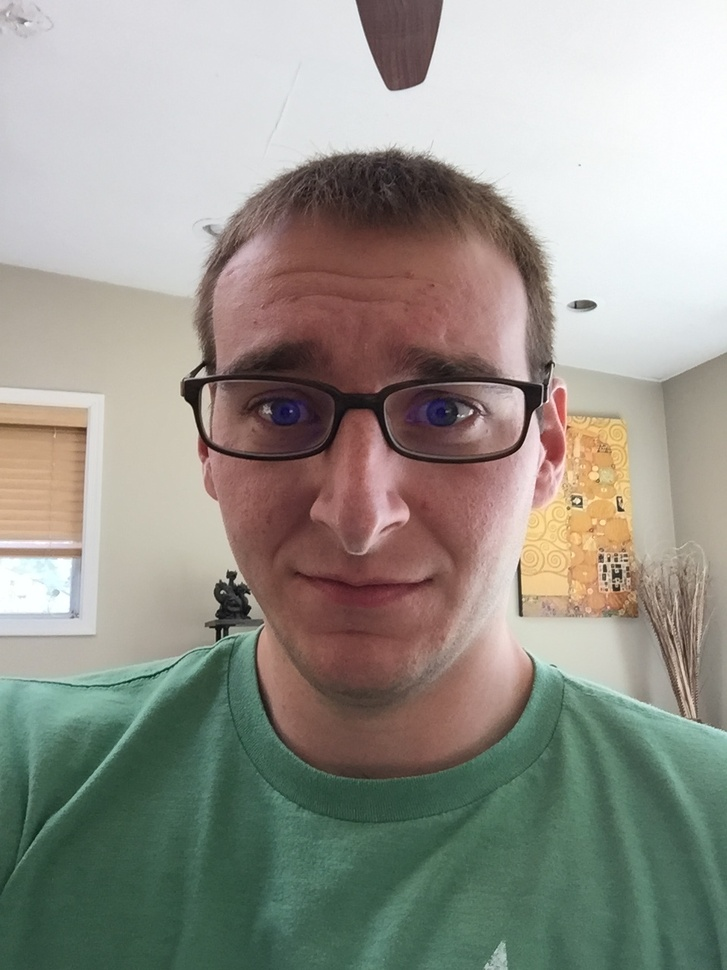
#> input picture homework1/bourque.jpg, 727 x 970 px, shrunk from 960 x 1280 before the run
$ jupyter execute --allow-errors homework1.ipynb   (shell and % lines are left out)
#> lines starting #> are read from the running program, lines starting #| are printed output that depends on the picture; after the words box and inside, x2 and y2 are one past the last pixel; in counts of white or black regions, pixels touching at a corner belong together
[cell 1]
import matplotlib.pyplot as plt

import numpy as np

from skimage.color import rgb2gray
from skimage.filters import threshold_otsu
from skimage.io import imread
from skimage.io import imsave

[cell 2]
image = imread('bourque.jpg')
#> image is the input picture: shape (970, 727, 3); mean R, G, B 149.9, 147.8, 138.9

[cell 3]
fig = plt.figure()
ax = plt.subplot(111)
ax.imshow(image)
plt.show()

[cell 4]
image_grayscale = rgb2gray(image)
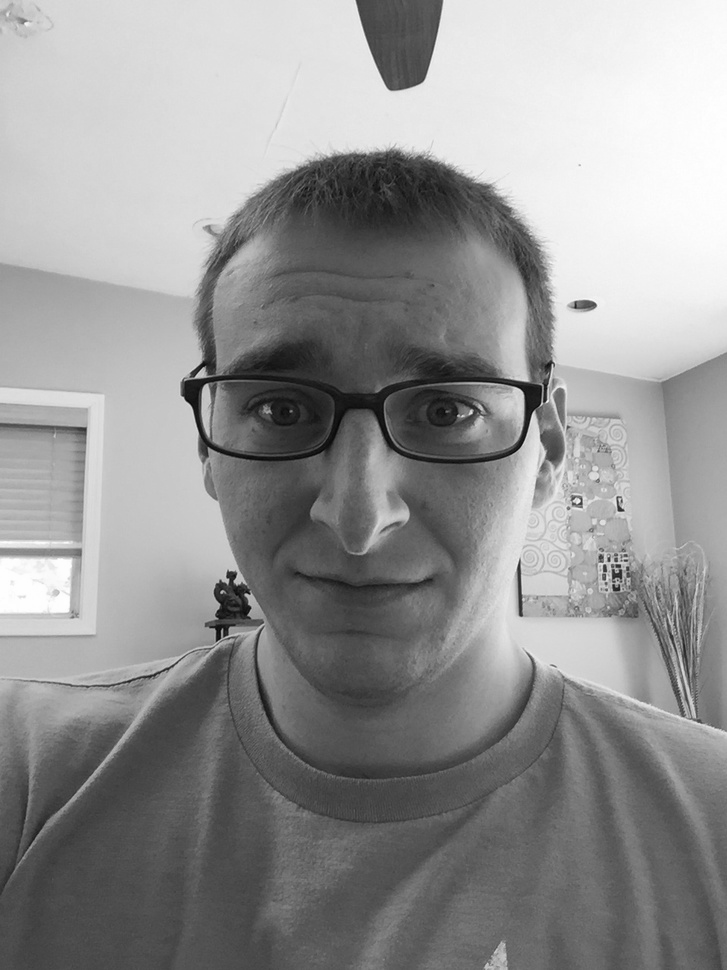
#> image_grayscale: shape (970, 727) float64; min 0.0142, max 1, mean 0.579

[cell 5]
fig = plt.figure()
ax = plt.subplot(111)
ax.imshow(image_grayscale, cmap='gray')
plt.show()
imsave('bourque_grayscale.jpg', image_grayscale)

[cell 6]
thresh = threshold_otsu(image_grayscale)
#> thresh = 0.586

[cell 7]
image_binary = np.zeros((image.shape))
image_binary[np.where(image_grayscale > thresh)] = 1.0

[cell 8]
fig = plt.figure()
ax = plt.subplot(111)
ax.imshow(image_binary, cmap=plt.cm.gray)
plt.show()
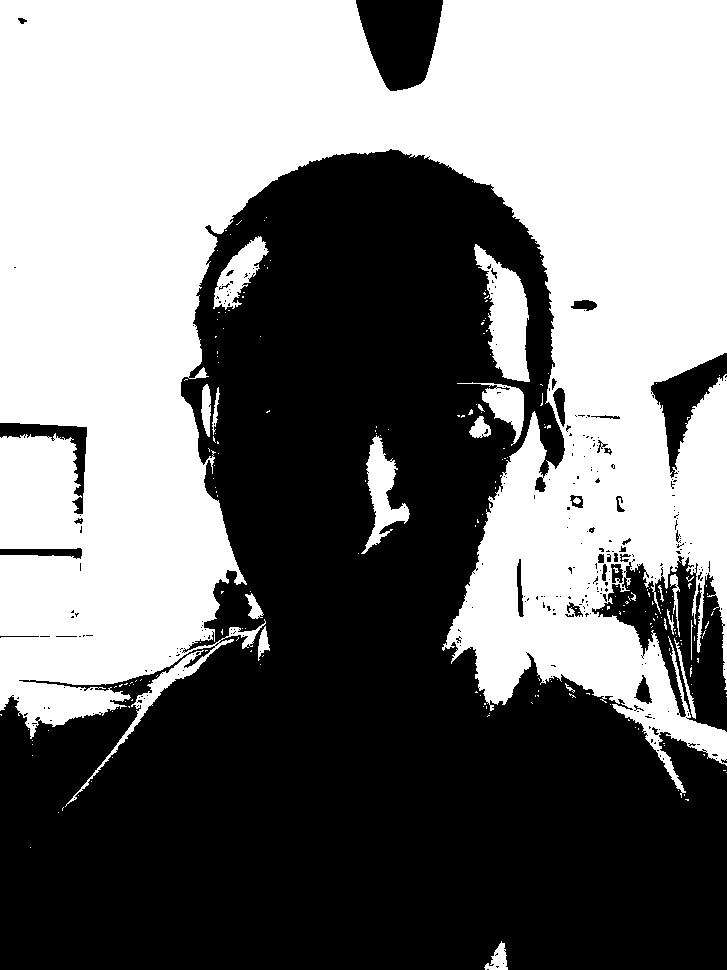
#> shown: shape (970, 727, 3) float64; values 0 (black) and 1 (white), 48.3% white; 221 white regions (200 under 20 px), largest, box (x1, y1, x2, y2) and area: (0, 0, 727, 807) 328252, (474, 244, 530, 382) 4056, (361, 435, 410, 554) 2191
